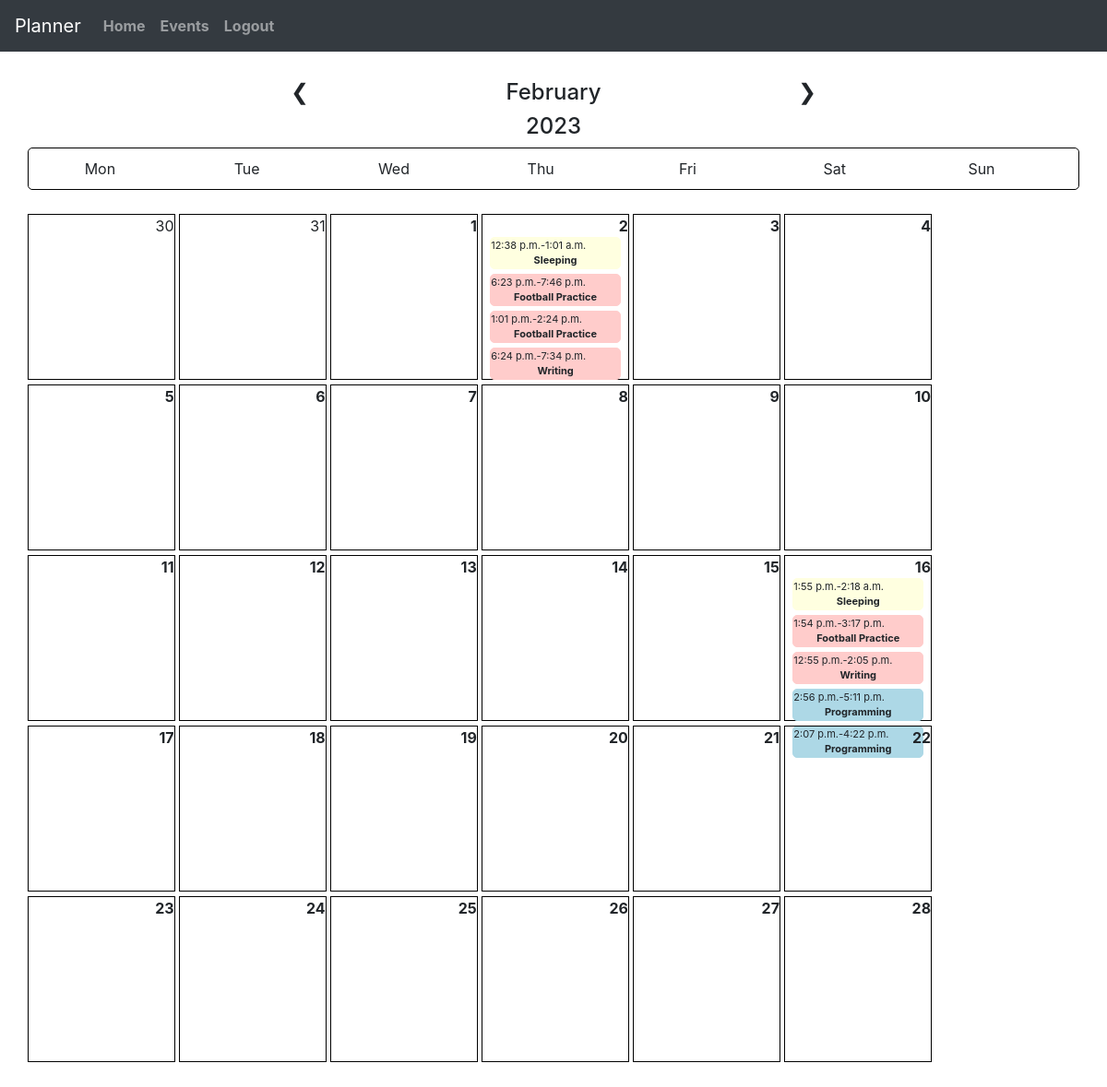
The app's page / (signed in) with its own data.
### planner/models.py (models this page shows, shortened)
class EventOnDay(models.Model):
    event = models.ForeignKey(Event, on_delete=models.CASCADE, related_name="events_on_day")
    day = models.ForeignKey(Day, on_delete=models.CASCADE, related_name="events")
    start_time = models.TimeField(blank=True, null=True)
    end_time = models.TimeField(blank=True, null=True)

class Event(models.Model):
    event_user = models.ForeignKey(User, on_delete=models.CASCADE, related_name="events")
    event_name = models.CharField(max_length=30)
    event_color = models.CharField(max_length=7, default='#FF0000')
    event_default_time = models.DurationField(default='1:00:00')

### planner/views.py (the view)
# urls.py: path("", views.index, name="index"),
def index(request):
    if not request.user.is_authenticated:
        return HttpResponseRedirect(reverse("login"))
    current_day = datetime.now().day
    current_month_number = datetime.now().month
    current_month = calendar.month_name[current_month_number]
    current_year = datetime.now().year
    day_info = calendar.monthrange(current_year, current_month_number)
    day_amount = day_info[1]
    day_start = day_info[0]
    if current_month_number == 0:
        prev_month_day_info = calendar.monthrange(current_year - 1, 12)
    else:
        prev_month_day_info = calendar.monthrange(current_year, current_month_number - 1)
    prev_month_amount_days = prev_month_day_info[1]
    prev_month_days = []
    for i in range(day_start):
        prev_month_days.append(prev_month_amount_days - day_start + i + 1)
    if current_month_number < 10:
        current_month_number = f'0{current_month_number}'
    events_on_days = EventOnDay.objects.filter(event__event_user = request.user, day__day_date__contains = f'{current_year}-{current_month_number}')
    return render(request, "planner/index.html", {
        'current_month': current_month,
        'current_month_number':current_month_number,
        'current_day': current_day,
        'current_year': current_year,
        'day_amount': day_amount,
        'day_start': day_start,
        'prev_month_days': prev_month_days,
        'events_on_days': events_on_days,
    })

### planner/templates/planner/index.html
{% extends "planner/layout.html" %}
{% block body %}
<div id="month-selector">
      <h4 id="previous-month">&#10094;</h4>
      <h4 id="next-month">&#10095;</h4>
      <h4 id="month">{{ current_month }}</h4>
      <h4 id="year">{{ current_year }}</h4>
</div>
  <ul class="week">
    <li>Mon</li>
    <li>Tue</li>
    <li>Wed</li>
    <li>Thu</li>
    <li>Fri</li>
    <li>Sat</li>
    <li>Sun</li>
  </ul>
  <ul class="days" id="days">
    {% for day in prev_month_days %}
      {% if current_month == 'January' %}
        <li data-date="{{ current_year|add:'-1' }}-12-{{ day }}">{{ day }}</li>
      {% else %}
        <li data-date="{{ current_year }}-{{ current_month_number|add:'-1' }}-{{ day }}">{{ day }}</li>
      {% endif %}
    {% endfor %}
    {% for i in "month_days"|rjust:day_amount %}
      <li id="li-{{ current_year }}-{{ current_month_number }}-{{ forloop.counter }}" data-date="{{ current_year }}-{{ current_month_number }}-{{ forloop.counter }}">
        <strong>{{ forloop.counter }}</strong>
        {% with counter=forloop.counter %}
          {% for event in events_on_days %}
            {% if event.day.day_date|date:"d"|add:"0" == counter %}
              <div id="event-{{ event.id }}" data-start_time = "{{ event.start_time|date:'H:i:s' }}" class="event-in-calendar div-{{ current_year }}-{{ current_month_number }}-{{ counter }}" style="background-color: {{ event.event.event_color }}; border: 1px solid {{ event.event.event_color }}">
                <p style="float:left; margin:auto">{{ event.start_time }}-{{ event.end_time }}</p>
                <p style="display:inline"><strong>{{ event.event.event_name }}</strong></p>
              </div>
            {% endif %}
          {% endfor %}
        {% endwith %}
      </li>
    {% endfor %}
  </ul>
{% endblock %}

### planner/static/planner/styles.css (style rules this page uses)
#month-selector { width: 50%; margin:auto; text-align: center; }
#previous-month { float:left; display: inline; }
#next-month { float:right; display: inline; }
.week { border: 1px solid black; border-radius: 5px; padding: 10px 0; }
.week li { display: inline-block; width: 13.6%; text-align: center; }
.days { padding: 10px 0; margin: 0; }
.days li { display: inline-block; width: 14%; height: 180px; text-align: right; margin-bottom: 5px; border: 1px solid black; vertical-align: top; }
.event-in-calendar { border-radius: 5px; width: 90%; margin: auto; margin-bottom: 5px; text-align: center; font-size: 11px; }

### records on screen
EventOnDay: start_time "12:38 p.m.", end_time "1:01 a.m.", event.event_name "Sleeping"
EventOnDay: start_time "6:23 p.m.", end_time "7:46 p.m.", event.event_name "Football Practice"
EventOnDay: start_time "1:01 p.m.", end_time "2:24 p.m.", event.event_name "Football Practice"
EventOnDay: start_time "6:24 p.m.", end_time "7:34 p.m.", event.event_name "Writing"
EventOnDay: start_time "1:55 p.m.", end_time "2:18 a.m.", event.event_name "Sleeping"
EventOnDay: start_time "1:54 p.m.", end_time "3:17 p.m.", event.event_name "Football Practice"
EventOnDay: start_time "12:55 p.m.", end_time "2:05 p.m.", event.event_name "Writing"
EventOnDay: start_time "2:56 p.m.", end_time "5:11 p.m.", event.event_name "Programming"
EventOnDay: start_time "2:07 p.m.", end_time "4:22 p.m.", event.event_name "Programming"

### other values on screen
{{ current_month }} "February"
{{ day }} "30" "31"
